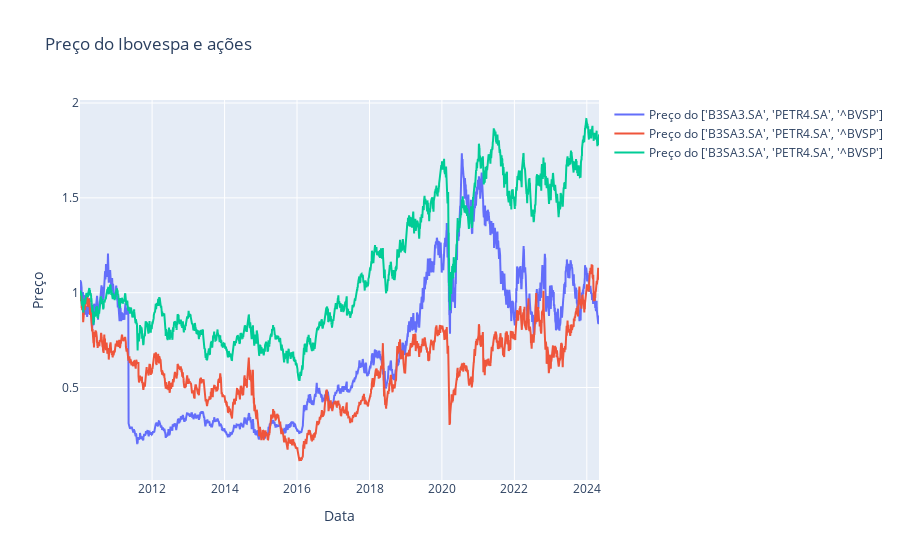

Notebook code for this chart:
### Code cell
# Cria um gráfico de linha usando o Plotly
fig = go.Figure()
for stocks in acoes_df.columns:
#fig.add_trace(go.Scatter(x=acoes_df.index, y=acoes_df['IBOV'], mode='lines', name='Preço do Ibovespa'))
#fig.add_trace(go.Scatter(x=acoes_df.index, y=acoes_df['B3SA3'], mode='lines', name='Preço do B3SA3'))
    fig.add_trace(go.Scatter(x=acoes_df_normalized.index, y=acoes_df_normalized[stocks], mode='lines', name=f'Preço do {acoes}'))

# Configura o layout do gráfico
fig.update_layout(
    title='Preço do Ibovespa e ações',
    xaxis_title='Data',
    yaxis_title='Preço',
    showlegend=True
)

# Exibe o gráfico
fig.show()

### Figure 1 — Plotly figure (JSON) as saved in the notebook; plotly's stock layout.template omitted (floating-point values rounded to 4 significant figures; data arrays with more than 128 entries replaced by an {"elided": "..."} marker saying what was removed)
{"data": [{"mode": "lines", "name": "Preço do ['B3SA3.SA', 'PETR4.SA', '^BVSP']", "type": "scatter", "x": {"elided": "3547 str values"}, "y": {"elided": "3547 float values"}}, {"mode": "lines", "name": "Preço do ['B3SA3.SA', 'PETR4.SA', '^BVSP']", "type": "scatter", "x": {"elided": "3547 str values"}, "y": {"elided": "3547 float values"}}, {"mode": "lines", "name": "Preço do ['B3SA3.SA', 'PETR4.SA', '^BVSP']", "type": "scatter", "x": {"elided": "3547 str values"}, "y": {"elided": "3547 float values"}}], "layout": {"showlegend": true, "title": {"text": "Preço do Ibovespa e ações"}, "xaxis": {"title": {"text": "Data"}}, "yaxis": {"title": {"text": "Preço"}}}}
